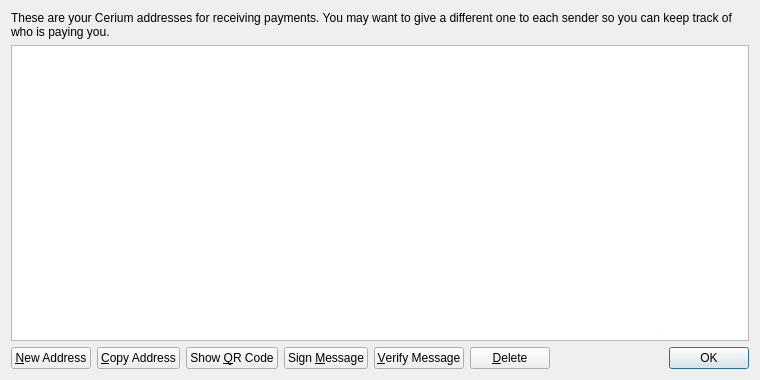
<?xml version="1.0" encoding="UTF-8"?>
<ui version="4.0">
 <class>AddressBookPage</class>
 <widget class="QWidget" name="AddressBookPage">
  <property name="geometry">
   <rect>
    <x>0</x>
    <y>0</y>
    <width>760</width>
    <height>380</height>
   </rect>
  </property>
  <property name="windowTitle">
   <string>Address Book</string>
  </property>
  <layout class="QVBoxLayout" name="verticalLayout">
   <item>
    <widget class="QLabel" name="labelExplanation">
     <property name="text">
      <string>These are your Cerium addresses for receiving payments. You may want to give a different one to each sender so you can keep track of who is paying you.</string>
     </property>
     <property name="textFormat">
      <enum>Qt::PlainText</enum>
     </property>
     <property name="wordWrap">
      <bool>true</bool>
     </property>
    </widget>
   </item>
   <item>
    <widget class="QTableView" name="tableView">
     <property name="contextMenuPolicy">
      <enum>Qt::CustomContextMenu</enum>
     </property>
     <property name="toolTip">
      <string>Double-click to edit address or label</string>
     </property>
     <property name="tabKeyNavigation">
      <bool>false</bool>
     </property>
     <property name="alternatingRowColors">
      <bool>true</bool>
     </property>
     <property name="selectionMode">
      <enum>QAbstractItemView::SingleSelection</enum>
     </property>
     <property name="selectionBehavior">
      <enum>QAbstractItemView::SelectRows</enum>
     </property>
     <property name="sortingEnabled">
      <bool>true</bool>
     </property>
     <attribute name="verticalHeaderVisible">
      <bool>false</bool>
     </attribute>
    </widget>
   </item>
   <item>
    <layout class="QHBoxLayout" name="horizontalLayout">
     <item>
      <widget class="QPushButton" name="newAddressButton">
       <property name="toolTip">
        <string>Create a new address</string>
       </property>
       <property name="text">
        <string>&amp;New Address</string>
       </property>
       <property name="icon">
        <iconset resource="../bitcoin.qrc">
         <normaloff>:/icons/add</normaloff>:/icons/add</iconset>
       </property>
      </widget>
     </item>
     <item>
      <widget class="QPushButton" name="copyToClipboard">
       <property name="toolTip">
        <string>Copy the currently selected address to the system clipboard</string>
       </property>
       <property name="text">
        <string>&amp;Copy Address</string>
       </property>
       <property name="icon">
        <iconset resource="../bitcoin.qrc">
         <normaloff>:/icons/editcopy</normaloff>:/icons/editcopy</iconset>
       </property>
      </widget>
     </item>
     <item>
      <widget class="QPushButton" name="showQRCode">
       <property name="text">
        <string>Show &amp;QR Code</string>
       </property>
       <property name="icon">
        <iconset resource="../bitcoin.qrc">
         <normaloff>:/icons/qrcode</normaloff>:/icons/qrcode</iconset>
       </property>
      </widget>
     </item>
     <item>
      <widget class="QPushButton" name="signMessage">
       <property name="toolTip">
        <string>Sign a message to prove you own a Cerium address</string>
       </property>
       <property name="text">
        <string>Sign &amp;Message</string>
       </property>
       <property name="icon">
        <iconset resource="../bitcoin.qrc">
         <normaloff>:/icons/edit</normaloff>:/icons/edit</iconset>
       </property>
      </widget>
     </item>
     <item>
      <widget class="QPushButton" name="verifyMessage">
       <property name="toolTip">
        <string>Verify a message to ensure it was signed with a specified Cerium address</string>
       </property>
       <property name="text">
        <string>&amp;Verify Message</string>
       </property>
       <property name="icon">
        <iconset resource="../bitcoin.qrc">
         <normaloff>:/icons/transaction_0</normaloff>:/icons/transaction_0</iconset>
       </property>
      </widget>
     </item>
     <item>
      <widget class="QPushButton" name="deleteButton">
       <property name="toolTip">
        <string>Delete the currently selected address from the list</string>
       </property>
       <property name="text">
        <string>&amp;Delete</string>
       </property>
       <property name="icon">
        <iconset resource="../bitcoin.qrc">
         <normaloff>:/icons/remove</normaloff>:/icons/remove</iconset>
       </property>
      </widget>
     </item>
     <item>
      <spacer name="horizontalSpacer">
       <property name="orientation">
        <enum>Qt::Horizontal</enum>
       </property>
       <property name="sizeHint" stdset="0">
        <size>
         <width>40</width>
         <height>20</height>
        </size>
       </property>
      </spacer>
     </item>
     <item>
      <widget class="QDialogButtonBox" name="buttonBox">
       <property name="sizePolicy">
        <sizepolicy hsizetype="Maximum" vsizetype="Fixed">
         <horstretch>0</horstretch>
         <verstretch>0</verstretch>
        </sizepolicy>
       </property>
       <property name="standardButtons">
        <set>QDialogButtonBox::Ok</set>
       </property>
      </widget>
     </item>
    </layout>
   </item>
  </layout>
 </widget>
 <resources>
  <include location="../bitcoin.qrc"/>
 </resources>
 <connections/>
</ui>
